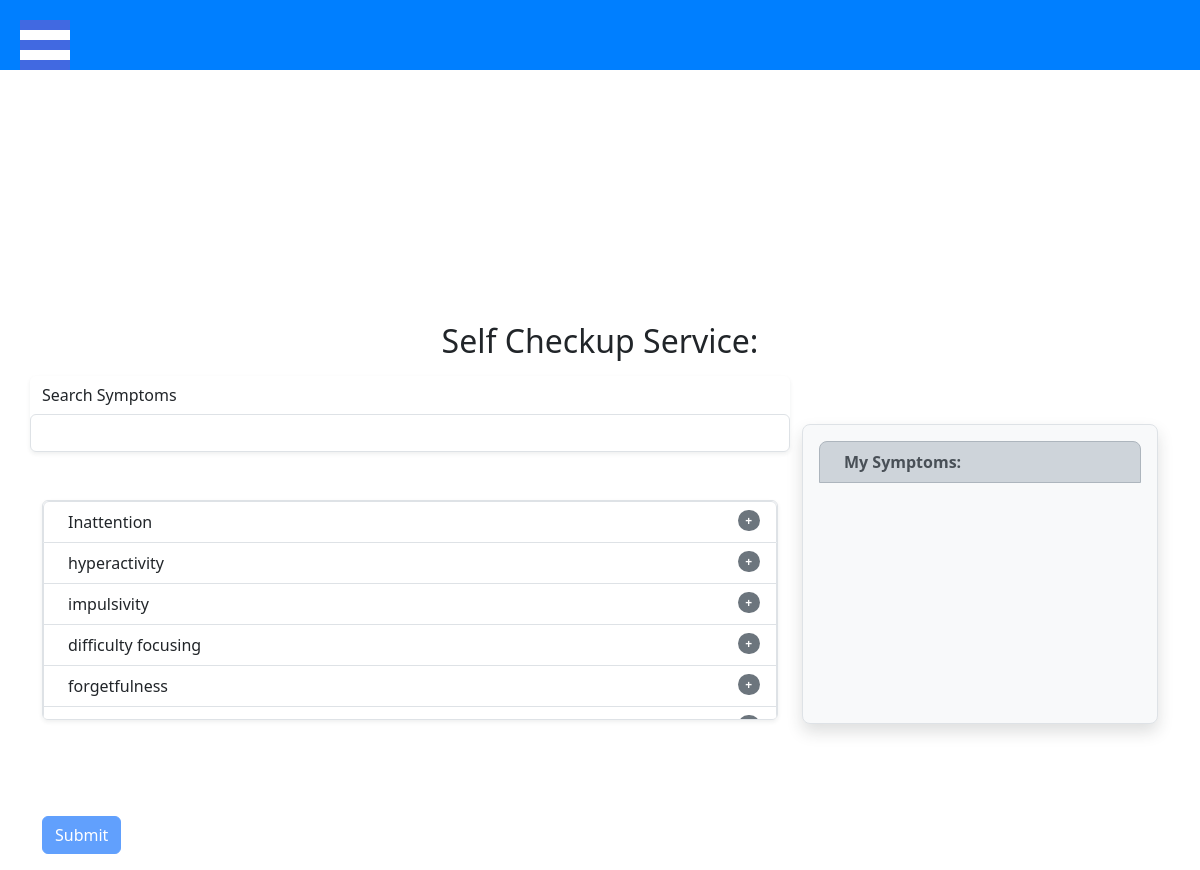
The page /self_checkup_form.php on the database its author committed.
### tables this page shows
CREATE TABLE `symptoms` (
  `symptom_id` int(11) NOT NULL,
  `symptom` varchar(200) NOT NULL
);

### self_checkup_form.php (the view, shortened to what this page needs)
<?php
require("project_connection.php");
try {
  $sql = "SELECT * FROM symptoms WHERE symptom_id IN (SELECT symptom_id FROM disease_symptoms)";
  $result = $db->query($sql);
  $rows = $result->fetchAll();
} catch (PDOException $e) {
  echo $e->getMessage();
  die();
}
if (isset($_SESSION['userType'])) {
  if ($_SESSION['userType'] == "member")
    require('navbar_member.php');
  else if ($_SESSION['userType'] == "admin")
    require('navbar_admin.php');
  else if ($_SESSION['userType'] == "specialist")
    require('navbar_specialist.php');
} else
  require('navbar_guest.php');
?>
<!DOCTYPE html>
<html lang="en">
<head>
  <link href="./assets/dist/css/bootstrap.min.css" rel="stylesheet">
</head>
<body>
  <br><br><br>
  <div class="mx-auto" style="width:150px; height:150px;">
  </div>
  <div class="container-lg" style="margin-top: 30px;">
    <h2 class="my-3 text-center">Self Checkup Service:</h2>
    <div class="row">
      <div class="col-md-8" style="height:55vh">
        <div class="row shadow-sm rounded">
          <label for="searchSymptom" class="col-sm-3 col-md-5 col-form-label">Search Symptoms</label>
          <input type="text" list="disorderSearch" id='searchSymptom' class="form-control col-sm-9 col-md-7" onchange="searchSelection(event)">
        </div>
        <div class="list-group mt-5 border  border-black shadow-sm rounded overflow-y-auto" style="max-height:220px;">
          <?php
          foreach ($rows as $row)
            echo "<div class='list-group-item d-flex justify-content-between align-items-start list-group-item-action'>
            <div class='ms-2 me-auto'>
              <div id='" . $row['symptom_id'] . "'>" . $row['symptom'] . "</div>
            </div>
            <span class='badge bg-secondary rounded-pill' onClick='listSelection(event)'>+</span>
          </div>";
          ?>
        </div>
      </div>
      <div class="col-md-4">
        <div class="list-group mt-5 border rounded rounded-3 overflow-y-auto shadow p-3 mb-5 bg-body-tertiary customDiv2" id="selectionDisplay">
          <div class='list-group-item d-flex justify-content-between align-items-start list-group-item-dark'>
            <div class='ms-2 me-auto'>
              <div style="white-space:normal; word-break:break-word;"><b>My Symptoms:<b></div>
            </div>
          </div>
        </div>
      </div>
      <form action='process_selfCheckup.php'>
        <button type="submit" class="btn btn-primary" id='submitButton' disabled>Submit</button>
      </form>
    </div>
</body>
</html>

### self_checkup_form.php (style rules this page uses)
@media (min-width: 768px) { .customDiv2 { height: 300px; } }

### rows shown on the page
symptoms: symptom "Inattention"
symptoms: symptom "hyperactivity"
symptoms: symptom "impulsivity"
symptoms: symptom "difficulty focusing"
symptoms: symptom "forgetfulness"
